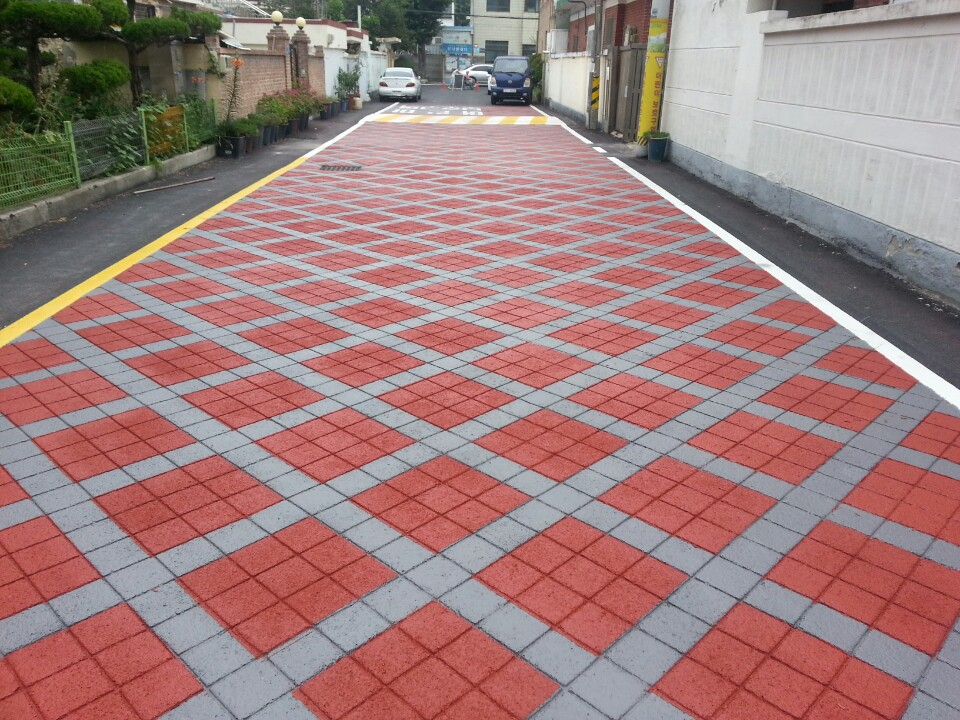
//> input picture img/line.jpg, 960 x 720 px
$ ./hough_transform   (built with g++ and OpenCV 4)
//> lines starting //> are read from the running program, lines starting //| are printed output that depends on the picture; after the words box and inside, x2 and y2 are one past the last pixel; in counts of white or black regions, pixels touching at a corner belong together
#include "opencv2/opencv.hpp"
#include "math.h"

#define PI 3.1415926535

class Hough_transform
{
    public:
        cv::Mat srcImage,grayImage;
        cv::Mat edgeImage;
        cv::Mat accumImage;
        cv::Mat houghImage;
        cv::Mat rec;

        int sovelMaskX [3][3]= {{-1,0,1},{-2,0,2},{-1,0,1}};
        int sovelMaskY [3][3]= {{1,2,1},{0,0,0},{-1,-2,-1}};
        int height,width,filter,threshold;

        int rho;
        int theta;

        int* regional_max_rho;
        int* regional_max_theta;
        int regional_count;

        int** accum;

        double* tsin,* tcos;
    public:
        Hough_transform()
        {
            initValue(this);
            making_edge_map();
            making_accum();
            find_regional_max_point();
            hough_image();
        }

        ~Hough_transform()
        {
            for (int i = 1; i < theta; ++i)
                delete[] accum[i];
            delete[] accum;
            delete[] tsin;
            delete[] tcos;
            delete[] regional_max_rho;
            delete[] regional_max_theta;
        }

    private:
        void initValue(Hough_transform* hough)
        {
            srcImage = cv::imread("../img/line.jpg");
//> srcImage is the input picture: 720 rows x 960 cols, CV_8UC3; mean B, G, R 124.1, 125.4, 158.6
            cv::cvtColor(srcImage, grayImage, cv::COLOR_BGR2GRAY);
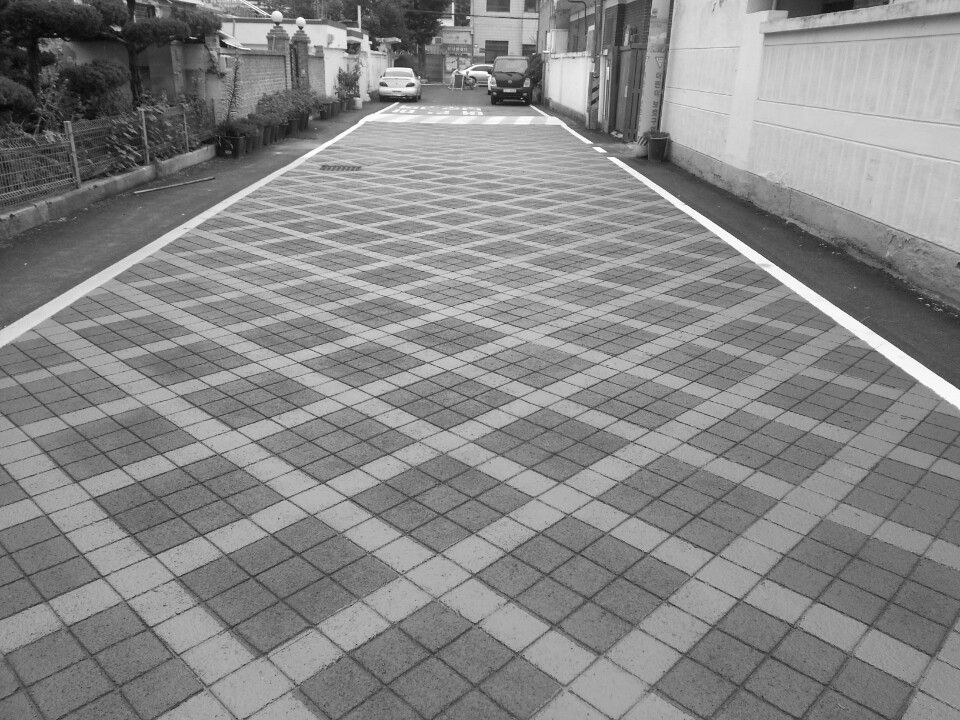
//> grayImage: 720 rows x 960 cols, CV_8UC1; min 4, max 255, mean 135.2

            height = srcImage.rows;
//> height = 720
            width = srcImage.cols;
//> width = 960

            rho = (int)(sqrt((double)height*height+width*width)*2);
//> rho = 2400
            theta = 180;

            hough->edgeImage.create(grayImage.size(),grayImage.type());
            hough->edgeImage.setTo(cv::Scalar::all(0));

            hough->houghImage.create(grayImage.size(),grayImage.type());
            hough->houghImage.setTo(cv::Scalar::all(0));

            hough->rec.create(3,3,grayImage.type());

            tsin = new double[theta];
            tcos = new double[theta];

            regional_max_rho = new int[height*width];
            regional_max_theta = new int[height*width];
            regional_count=0;

            memset(tsin,0,sizeof(int)*theta);
            memset(tcos,0,sizeof(int)*theta);

            memset(regional_max_rho, 0, sizeof(regional_max_rho));
            memset(regional_max_theta, 0, sizeof(regional_max_theta));

            for (int i = 0; i < theta; i++)
            {
                double degree = (i * PI / theta) - 1.57079;
                //std::cout << "degree" <<degree<<std::endl;
                if(degree==-1.57079)
                {
                    tsin[i] = -1;
                    tcos[i] = 0;
                }
                else if(degree > -0.0174 && degree < 0.0174)
                {
                    tsin[i] = 0;
                    tcos[i] = 1;
                }
                else
                {
                    tsin[i] = (double)sin(degree);
                    tcos[i] = (double)cos(degree);
                }
                //std::cout << "cos_t[" <<tcos[i]<<"]sin_t["<<tsin[i]<<"]="<<(i*PI/theta)-1.57079<<std::endl;
            }

            accum = new int *[rho];

            for (int i = 0; i < rho; i++)
            {
                accum[i] = new int[theta];
                memset(accum[i],0,sizeof(int)*theta);
            }

            filter = 150;
            threshold = 100;
        }
    public:
        void making_edge_map()
        {
            for (int j = 1; j < height - 1; j++)
                for (int i = 1; i < width - 1; i++)
                {
                    int sumX = 0;
                    int sumY = 0;
                    int value = 0;
                    rec = grayImage(cv::Range(j - 1, j + 2), cv::Range(i - 1, i + 2));
                    for (int x = 0; x < 3; x++)
                    {
                        sumX += rec.at<uchar>(x, 2) * sovelMaskX[x][2];
                        sumX += rec.at<uchar>(x, 0) * sovelMaskX[x][0];
                    }
                    for (int y = 0; y < 3; y++)
                    {
                        sumY += rec.at<uchar>(2, y) * sovelMaskY[2][y];
                        sumY += rec.at<uchar>(0, y) * sovelMaskY[0][y];
                    }
                    value = sumX + sumY;
                    if (value > filter)
                    {
                        edgeImage.at<uchar>(j, i) = 255;
                    }
                }
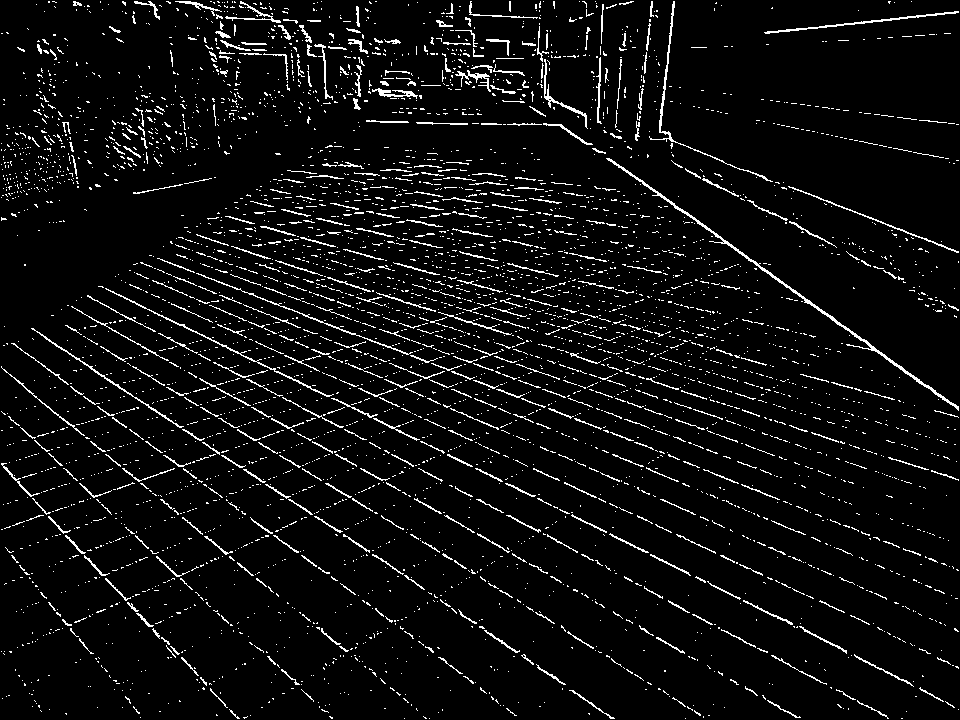
//> edgeImage: 720 rows x 960 cols, CV_8UC1; 5.7% white in thin lines or dots
//> after the loop, rec = [[142, 140, 140], [142, 142, 142], [140, 141, 141]]
        }

        void making_accum()
        {
            for (int j = 0; j < height; j++)
                for (int i = 0; i < width; i++)
                {
                    if (edgeImage.at<uchar>(j, i) == 255)
                    {
                        for (int n = 0; n < theta; n++)
                        {
                            int value = j * tcos[n] + i * tsin[n]+rho/2;
                            accum[value][n]++;
                        }
                    }
                }
        }

        void find_regional_max_point()
        {
            for(int j=0; j < rho; j++)
                for(int i=0; i < theta; i++)
                {
                    if(accum[j][i] > threshold)
                    {
                        regional_max_rho[regional_count] = j - rho/2;
                        regional_max_theta[regional_count] = i - 90;
                        regional_count++;
                        //std::cout << " regional_max_rho[" <<j - rho/2<<"] regional_max_theta["<<i - 90<<"]"<<std::endl;
                    }
                }
//> after the loop, regional_count = 756
        }

        void hough_image()
        {
            for (int i = 0; i < regional_count; i++)
            {
                double cos_t = tcos[regional_max_theta[i]+90];
                double sin_t = tsin[regional_max_theta[i]+90];
                // double x = regional_max_rho[i] * sin_t;
                // double y = regional_max_rho[i] * cos_t;

                double x1 = regional_max_rho[i] / sin_t;
                double y2 = regional_max_rho[i] / cos_t;

                double x2 =0;
                double y1 =0;

                //double mul = 10000;
                // cv::Point pt1(cvRound(x+mul*(-1*sin_t)),cvRound(y+mul*cos_t));
                // cv::Point pt2(cvRound(x-mul*(-1*sin_t)),cvRound(y-mul*cos_t));
                if(std::isinf(x1))
                {
                    x1 = 0;
                    x2 = width;
                    y1 = y2;
                }
                else if(std::isinf(y2))
                {
                    y1 = 0;
                    y2 = height;
                    x2 = x1;
                }
                // [8 lines of commented-out code are left out]

                cv::Point pt1(x1,y1);
                cv::Point pt2(x2,y2);

                // std::cout << "regional_max_rho[" << regional_max_rho[i] << "]regional_max_theta[" << regional_max_theta[i] << "]" << std::endl;
                std::cout << "x1[" <<x1<<"]y2["<<y2<<"]"<<std::endl;

                line(srcImage, pt1, pt2, cv::Scalar(255), 1);
            }
//> this loop made 756 passes
//> (cos_t, sin_t, y1) on pass 248: (1, 0, 40)
//> (cos_t, sin_t, y1) on passes 249, 257, 259, 280, 341, 343: (1, 0, 43), (1, 0, 53), (1, 0, 54), (1, 0, 71), (1, 0, 123), (1, 0, 124)
//| x1[432.059]y2[-337.557]
//| x1[430.435]y2[-336.288]
//| x1[428.811]y2[-335.019]
//| x1[427.186]y2[-333.75]
//| x1[423.938]y2[-331.212]
//| x1[422.313]y2[-329.943]
//| x1[417.441]y2[-326.136]
//| x1[415.816]y2[-324.867]
//> (output is shown up to pass 8 of 756)
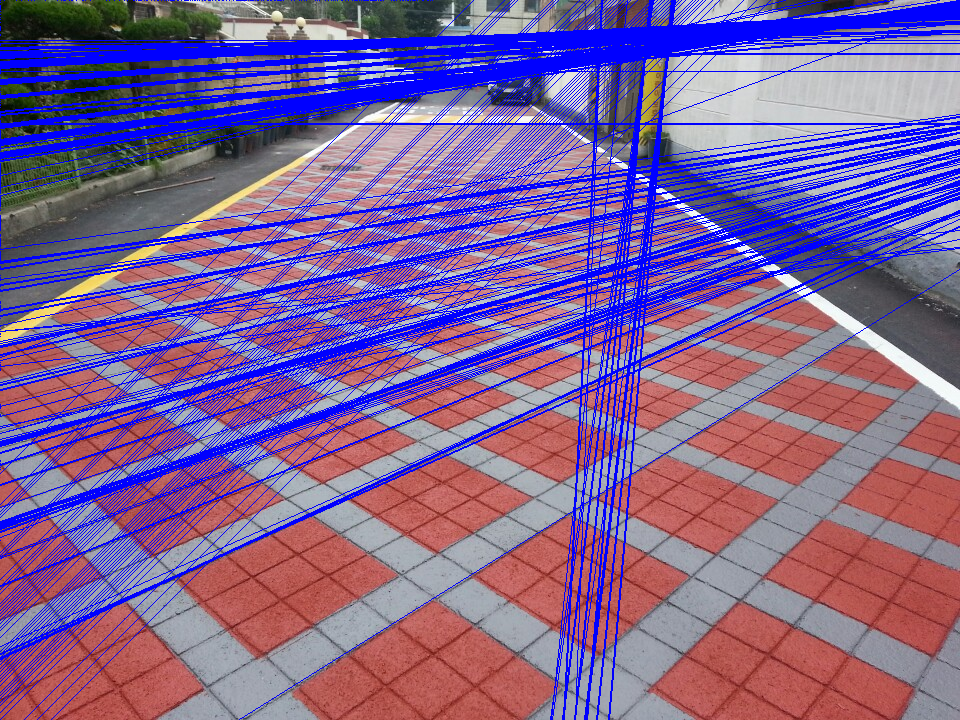
//> srcImage: 720 rows x 960 cols, CV_8UC3; mean B, G, R 149.2, 97.9, 127.2
        }
};

int main(void)
{
    Hough_transform hough = Hough_transform();
    imshow("srcImage", hough.srcImage);
    // imshow("grayImage", hough.grayImage);
    // imshow("edgeImage", hough.edgeImage);
    // imshow("houghImage", hough.houghImage);

    cv::waitKey(0);

    return 0;
}

$ run again, with img/dessert_load.jpg copied over img/line.jpg
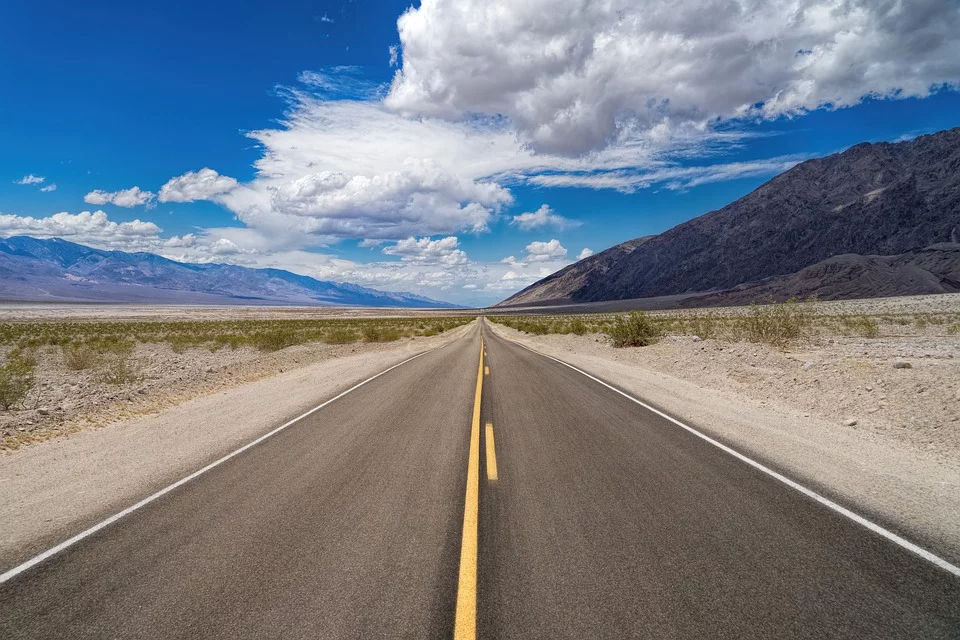
//> input picture img/dessert_load.jpg, 960 x 640 px
//> in initValue, srcImage is the input picture: 640 rows x 960 cols, CV_8UC3; mean B, G, R 136, 126, 118.5
//> after the loop in making_edge_map, `for (int j = 1; j < height - 1; j++)`:
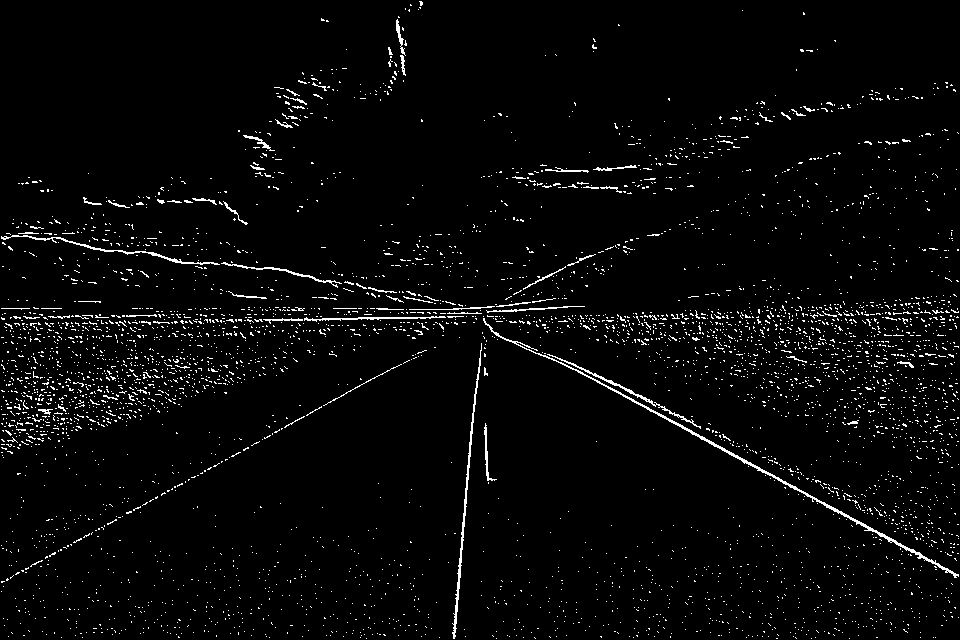
//> edgeImage: 640 rows x 960 cols, CV_8UC1; 3% white in thin lines or dots
//> after the loop in making_edge_map, `for (int j = 1; j < height - 1; j++)`: rec = [[65, 82, 74], [64, 67, 59], [51, 58, 56]]
//> after the loop in find_regional_max_point, `for(int j=0; j < rho; j++)`: regional_count = 388
//> the loop in hough_image, `for (int i = 0; i < regional_count; i++)` made 388 passes
//> (cos_t, sin_t, y1) on pass 240: (1, 0, 308)
//> (printed output is left out)
//> after the loop in hough_image, `for (int i = 0; i < regional_count; i++)`:
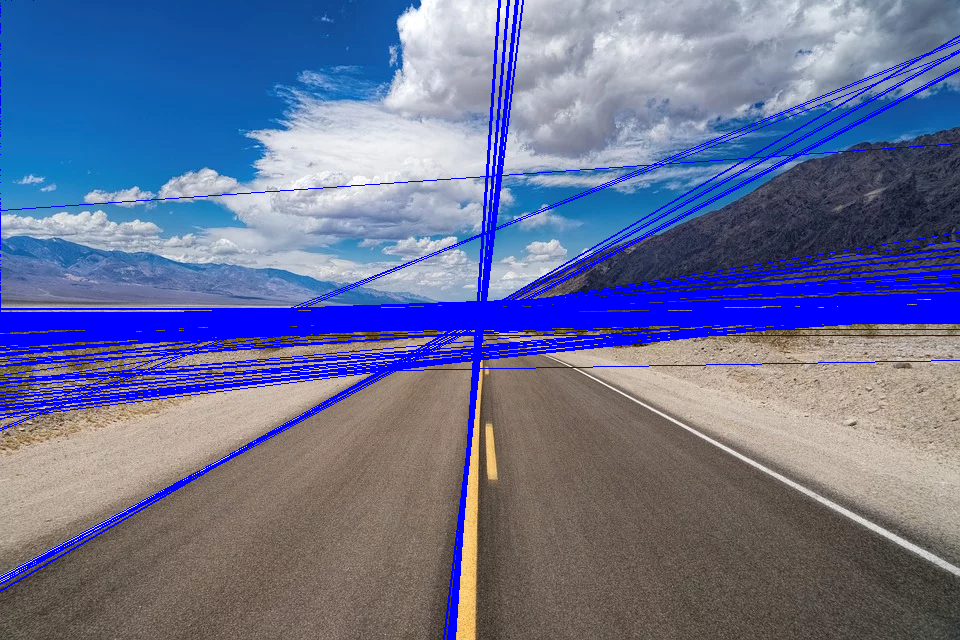
//> srcImage: 640 rows x 960 cols, CV_8UC3; 10.78% of pixels changed, all inside (x1, y1, x2, y2) = (0, 0, 960, 640)

$ run again, with img/fruits.jpg copied over img/line.jpg
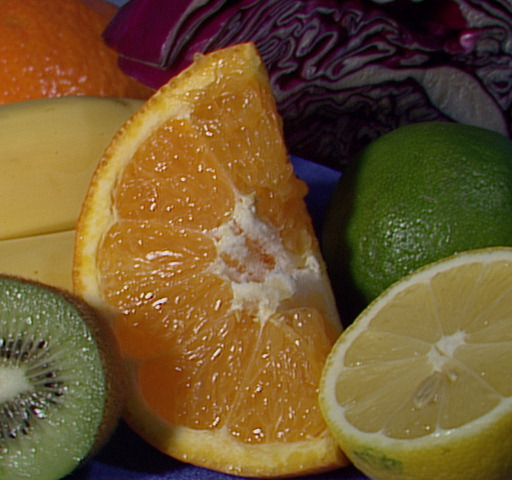
//> input picture img/fruits.jpg, 512 x 480 px
//> in initValue, srcImage is the input picture: 480 rows x 512 cols, CV_8UC3; mean B, G, R 46.2, 85.6, 110.8
//> in initValue, `cv::cvtColor(srcImage, grayImage, cv::COLOR_BGR2GRAY);`:
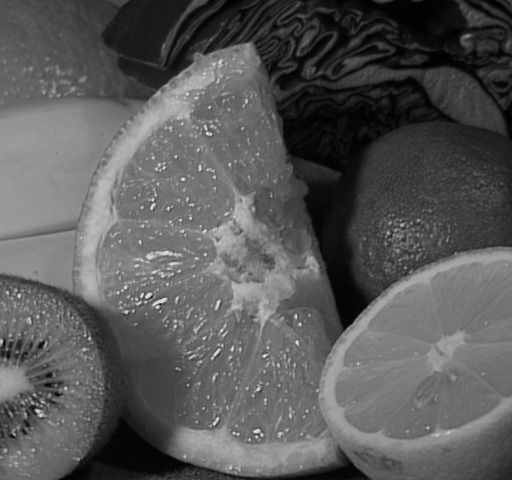
//> grayImage: 480 rows x 512 cols, CV_8UC1; min 0, max 238, mean 88.7
//> after the loop in making_edge_map, `for (int j = 1; j < height - 1; j++)`:
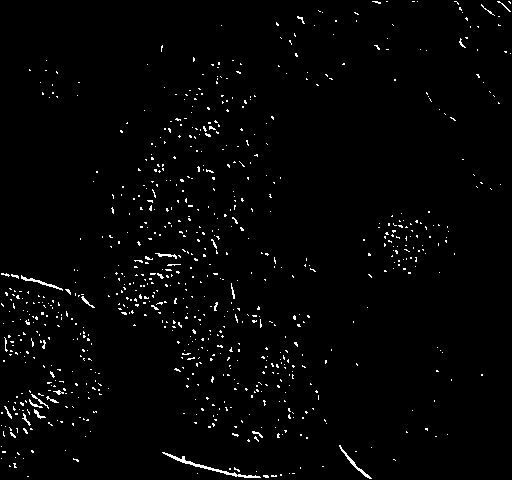
//> edgeImage: 480 rows x 512 cols, CV_8UC1; 1.8% white in thin lines or dots
//> after the loop in making_edge_map, `for (int j = 1; j < height - 1; j++)`: rec = [[37, 38, 38], [39, 38, 40], [40, 39, 42]]
//> after the loop in find_regional_max_point, `for(int j=0; j < rho; j++)`: regional_count = 0
